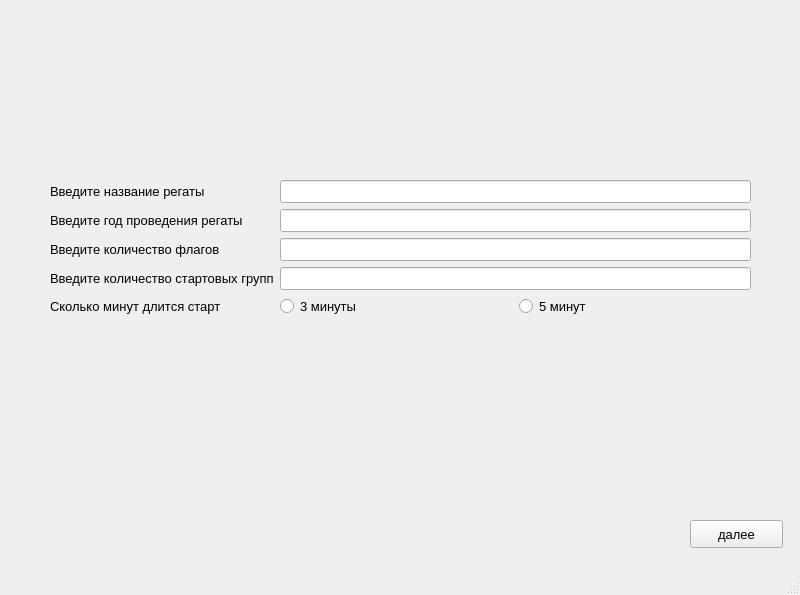
<?xml version="1.0" encoding="UTF-8"?>
<ui version="4.0">
 <class>MainWindow</class>
 <widget class="QMainWindow" name="MainWindow">
  <property name="geometry">
   <rect>
    <x>0</x>
    <y>0</y>
    <width>800</width>
    <height>595</height>
   </rect>
  </property>
  <property name="windowTitle">
   <string>MainWindow</string>
  </property>
  <widget class="QWidget" name="centralwidget">
   <property name="font">
    <font>
     <pointsize>10</pointsize>
    </font>
   </property>
   <widget class="QWidget" name="formLayoutWidget">
    <property name="geometry">
     <rect>
      <x>50</x>
      <y>180</y>
      <width>701</width>
      <height>188</height>
     </rect>
    </property>
    <layout class="QFormLayout" name="formLayout">
     <item row="0" column="0">
      <widget class="QLabel" name="name_of_race">
       <property name="font">
        <font>
         <pointsize>10</pointsize>
        </font>
       </property>
       <property name="text">
        <string>Введите название регаты</string>
       </property>
      </widget>
     </item>
     <item row="0" column="1">
      <widget class="QLineEdit" name="line_name"/>
     </item>
     <item row="1" column="0">
      <widget class="QLabel" name="yea_of_race">
       <property name="font">
        <font>
         <pointsize>10</pointsize>
        </font>
       </property>
       <property name="text">
        <string>Введите год проведения регаты</string>
       </property>
      </widget>
     </item>
     <item row="1" column="1">
      <widget class="QLineEdit" name="line_year"/>
     </item>
     <item row="2" column="0">
      <widget class="QLabel" name="count_flags">
       <property name="font">
        <font>
         <pointsize>10</pointsize>
        </font>
       </property>
       <property name="text">
        <string>Введите количество флагов</string>
       </property>
      </widget>
     </item>
     <item row="2" column="1">
      <widget class="QLineEdit" name="line_flags"/>
     </item>
     <item row="3" column="0">
      <widget class="QLabel" name="count_starts">
       <property name="font">
        <font>
         <pointsize>10</pointsize>
        </font>
       </property>
       <property name="text">
        <string>Введите количество стартовых групп</string>
       </property>
      </widget>
     </item>
     <item row="3" column="1">
      <widget class="QLineEdit" name="line_starts"/>
     </item>
     <item row="6" column="1">
      <layout class="QHBoxLayout" name="horizontalLayout">
       <item>
        <widget class="QRadioButton" name="minut3_2">
         <property name="font">
          <font>
           <pointsize>10</pointsize>
          </font>
         </property>
         <property name="text">
          <string>3 минуты</string>
         </property>
        </widget>
       </item>
       <item>
        <widget class="QRadioButton" name="minut3">
         <property name="font">
          <font>
           <pointsize>10</pointsize>
          </font>
         </property>
         <property name="text">
          <string>5 минут</string>
         </property>
        </widget>
       </item>
      </layout>
     </item>
     <item row="7" column="0">
      <layout class="QGridLayout" name="gridLayout"/>
     </item>
     <item row="6" column="0">
      <widget class="QLabel" name="time_of_start">
       <property name="font">
        <font>
         <pointsize>10</pointsize>
        </font>
       </property>
       <property name="text">
        <string>Cколько минут длится старт</string>
       </property>
      </widget>
     </item>
    </layout>
   </widget>
   <widget class="QPushButton" name="pushButton">
    <property name="geometry">
     <rect>
      <x>690</x>
      <y>520</y>
      <width>93</width>
      <height>28</height>
     </rect>
    </property>
    <property name="text">
     <string>далее</string>
    </property>
   </widget>
  </widget>
  <widget class="QMenuBar" name="menubar">
   <property name="geometry">
    <rect>
     <x>0</x>
     <y>0</y>
     <width>800</width>
     <height>26</height>
    </rect>
   </property>
  </widget>
  <widget class="QStatusBar" name="statusbar"/>
 </widget>
 <resources/>
 <connections/>
</ui>
